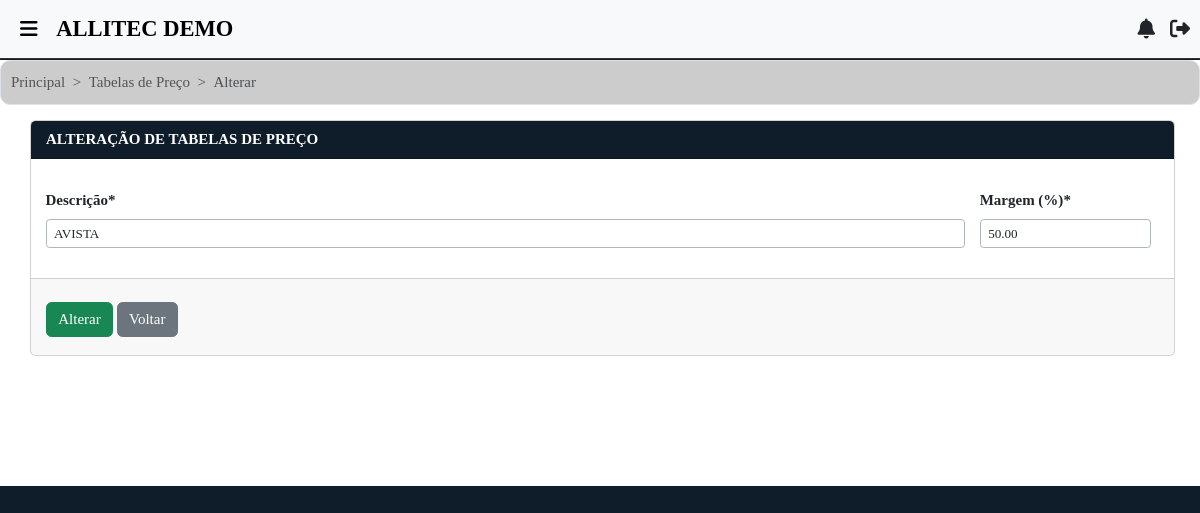
Page /tabelas_preco/att/1/ (signed in) on the committed database.
### filiais/models.py (models this page shows, shortened)
class Usuario(AbstractUser):
    empresa = models.ForeignKey(Empresa, on_delete=models.CASCADE, related_name="usuarios", null=True, blank=True)
    filial_user = models.ForeignKey(Filial, on_delete=models.SET_NULL, null=True, blank=True, related_name="usuarios")
    codigo_local = models.PositiveIntegerField(blank=True, null=True)
    gerar_senha_lib = models.BooleanField(default=False, verbose_name='Gerar Senha de Liberação')
    senha_liberacao = models.CharField(max_length=20, blank=True, null=True, verbose_name='Senha de Liberação')
    is_master = models.BooleanField(default=False)
    class Meta:
        unique_together = ('username', 'empresa')

class Filial(models.Model):
    situacao = models.CharField(
        max_length=10,
        verbose_name="Situação",
        choices=[
            ('Ativa', 'Ativa'),
            ('Inativa', 'Inativa')
        ]
    )
    layout_contrato = models.CharField(
        max_length=10,
        verbose_name="Layout Contrato",
        choices=[
            ('Layout 1', 'Layout 1'),
            ('Layout 2', 'Layout 2')
        ],
        default="Layout 1"
    )
    tp_chave = models.CharField(
        max_length=20,
        verbose_name="Tipo de Chave Pix",
        choices=[
            ('CPF', 'CPF'),
            ('CNPJ', 'CNPJ'),
            ('E-mail', 'E-mail'),
            ('Telefone', 'Telefone'),
            ('Chave Aleatória', 'Chave Aleatória')
        ]
    )
    chave_pix = models.CharField(
        max_length=100,
        verbose_name="Chave Pix"
    )
    banco_fil = models.ForeignKey('bancos.Banco', on_delete=models.CASCADE, null=True, blank=True)
    beneficiario = models.CharField(max_length=255, verbose_name='Nome Beneficiário')
    info_comp = models.TextField(default="Obrigado pela preferência!", blank=True)
    info_orcamento = models.TextField(default="*Caro cliente, caso você encontre um orçamento com valor inferior, podemos analisar o orçamento concorrente para fecharmos negócio.", blank=True)
    cnpj = models.CharField(max_length=20, verbose_name='CNPJ')
    ie = models.CharField(max_length=20, verbose_name='Inscrição Estadual')
    razao_social = models.CharField(max_length=100, verbose_name='Razão Social')
    fantasia = models.CharField(max_length=100, verbose_name='Fantasia')
    endereco = models.CharField(max_length=100, verbose_name='Endereço')
    cep = models.CharField(max_length=10, verbose_name='CEP')
    numero = models.CharField(max_length=10, verbose_name='Nº')
    bairro_fil = models.ForeignKey('bairros.Bairro', on_delete=models.SET_NULL, null=True)
    complem = models.CharField(max_length=20, verbose_name='Complemento', blank=True)
    cidade_fil = models.ForeignKey('cidades.Cidade', on_delete=models.SET_NULL, null=True)
    uf = models.ForeignKey('estados.Estado', on_delete=models.SET_NULL, null=True)
    tel = models.CharField(max_length=15, verbose_name='Fone')
    email = models.EmailField(max_length=40, verbose_name='E-mail')
    fantasia_normalizado = models.CharField(max_length=255, editable=False)
    logo = models.FileField(upload_to='logo/', null=True, blank=True, default='default_logo.png')
    vinc_emp = models.ForeignKey(Empresa, on_delete=models.CASCADE)
    dt_criacao = models.CharField(
        max_length=30,
        verbose_name='Data de Registro',
        default=data_hoje_formatada
    )
    dt_inativacao = models.CharField(max_length=30, verbose_name='Data de Inativação', blank=True, null=True)
    principal = models.BooleanField(default=False, verbose_name='Filial Principal')
    vinculada_a = models.ForeignKey('self', null=True, blank=True, on_delete=models.CASCADE, related_name='filiais_secundarias', verbose_name='Filial Vinculada à')
    class Meta:
        verbose_name_plural = "Filiais"

### tabelas_preco/models.py (models this page shows, shortened)
class TabelaPreco(models.Model):
    descricao = models.CharField(max_length=100, unique=True)
    margem = models.DecimalField(max_digits=12, decimal_places=2, default=0)
    vinc_emp = models.ForeignKey('empresas.Empresa', on_delete=models.CASCADE, null=True, blank=True)
    class Meta:
        verbose_name_plural = "Tabelas de Preço"

### tabelas_preco/views.py (the view)
# urls.py: path("att/<int:id>/", views.att_tabelas_preco, name='att-tabelas_preco'),
@login_required
def att_tabelas_preco(request, id):
    c = get_object_or_404(TabelaPreco, pk=id)
    form = TabelaPrecoForm(instance=c)
    if not request.user.has_perm('tabelas_preco.change_tabelapreco'):
        messages.info(request, 'Você não tem permissão para editar tabelas de preço.')
        return redirect('/tabelas_preco/lista/')
    if request.method == 'POST':
        form = TabelaPrecoForm(request.POST, instance=c)
        if form.is_valid():
            c.save()
            cid = str(c.id)
            messages.success(request, 'Tabela de Preço atualizada com sucesso!')
            return redirect('/tabelas_preco/lista/?tp=cod&s=' + cid)
        else:
            error_messages = []
            for field in form:
                if field.errors:
                    for error in field.errors:
                        error_messages.append(f"<i class='fa-solid fa-xmark'></i> Campo ({field.label}) é obrigatório!")
            return render(request, 'tabelas_preco/att.html', {'form': form, 'c': c, 'error_messages': error_messages})
    else:
        return render(request, 'tabelas_preco/att.html', {'form': form, 'c': c})

### tabelas_preco/forms.py
class TabelaPrecoForm(forms.ModelForm):
    descricao = forms.CharField(label='Descrição',
        widget=forms.TextInput(attrs={'class': 'form-control form-control-sm border-dark-subtle text-uppercase'}))
    margem = forms.DecimalField(
        label="Margem (%)",
        widget=forms.NumberInput(attrs={
            'class': 'form-control form-control-sm border-dark-subtle'
        })
    )
    class Meta:
        model = TabelaPreco
        fields = (
            'descricao', 'margem'
        )

### filiais/context_processors.py (called while the page is built)
def notificacoes(request):
    if request.user.is_authenticated:
        notificacoes = Notification.objects.filter(recipient=request.user, unread=True)
        return {'notificacoes': notificacoes}
    return {'notificacoes': []}

### templates/tabelas_preco/att.html (shortened to what this page needs)
{% extends 'base.html' %}
{% load static %}
{% load crispy_forms_tags %}
{% block content %}
<div class="container-fluid bg-white">
    <nav style="--bs-breadcrumb-divider: '>';" aria-label="breadcrumb">
        <ol class="breadcrumb">
            <li class="breadcrumb-item"><a href="{% url 'inicio' %}" id="item-naveg">Principal</a></li>
            <li class="breadcrumb-item"><a href="{% url 'lista-tabelas_preco' %}" id="item-naveg">Tabelas de Preço</a></li>
            <li class="breadcrumb-item active" aria-current="page">Alterar</li>
        </ol>
    </nav>
    <div class="formularios">
        <form method="POST" id="createForm" enctype="multipart/form-data">
            {% if form %}
                <div class="card">
                    <div class="card-header">
                        <span>
                            ALTERAÇÃO DE TABELAS DE PREÇO
                        </span>
                    </div>
                    <div class="card-body">
                        <div class="row g-3" style="margin-left: -8px;">
                            <div class="col-md-10">
                                {{ form.descricao|as_crispy_field }}
                            </div>
                            <div class="col-md-2">
                                {{ form.margem|as_crispy_field }}
                            </div>
                        </div>
                    </div>
                    <div class="card-footer">
                        <div class="base_botao">
                            <button type="button" class="btn btn-success botoes" data-bs-toggle="modal" data-bs-target="#staticBackdrop" id="openModalBtn">Alterar</button>
                            <a href="#" class="btn btn-secondary botoes" id="voltarBtn" style="margin-right: 10px;" data-bs-toggle="modal" data-bs-target="#loadingModal">Voltar</a>
                        </div>
                    </div>
                </div>
            {% endif %}
        </form>
    </div>
</div>
{% endblock %}

### templates/base.html (shortened to what this page needs)
<!doctype html>
{% load static %}
<html lang="pt-BR">
<head>
    <link href="https://cdn.jsdelivr.net/npm/bootstrap@5.3.2/dist/css/bootstrap.min.css" rel="stylesheet">
    <link href="https://cdn.jsdelivr.net/npm/select2@4.1.0-rc.0/dist/css/select2.min.css" rel="stylesheet" />
    <link rel="stylesheet" href="https://code.jquery.com/ui/1.14.1/themes/base/jquery-ui.css">
    <link rel="stylesheet" type="text/css" href="https://cdn.jsdelivr.net/npm/toastify-js/src/toastify.min.css">
    <link rel="stylesheet" href="{% static 'css/styles.css' %}">
</head>
<body>
    <div class="container-fluid">
        {% if user.is_authenticated %}
            <nav class="navbar fixed-top navbar-expand-lg bg-body-tertiary">
                <div class="container-fluid">
                    <div class="d-flex align-items-center">
                        <i class="navbar-brand fa-solid fa-bars"
                           style="margin-left: 20px; font-size: 20px;"
                           data-bs-toggle="offcanvas"
                           href="#offcanvasExample"
                           role="button"
                           aria-controls="offcanvasExample"></i>
                        {% if request.user.is_superuser %}
                            <a class="navbar-brand ms-1" href="{% url 'lista-empresas' %}" style="text-decoration: none;">
                                <div class="text-uppercase" style="font-size: 1.5rem; font-weight: bold;">
                                    ADMINISTRAÇÃO
                                </div>
                            </a>
                        {% else %}
                            <a class="navbar-brand ms-1" href="{% url 'inicio' %}" style="text-decoration: none;">
                                <div class="text-uppercase" style="font-size: 1.5rem; font-weight: bold;">
                                    {{ request.user.filial_user.fantasia }}
                                </div>
                            </a>
                        {% endif %}
                    </div>
                    <div class="d-flex align-items-center ms-auto" style="font-size: 20px; margin-right: 10px;">
                        <div class="nav-item dropdown">
                            <a class="nav-link" href="#" id="notificationsDropdown" role="button"
                               data-bs-toggle="dropdown" aria-expanded="false">
                                <i class="fas fa-bell"></i>
                            </a>
                        </div>
                        {% if request.user.is_superuser %}
                            <div class="nav-item ms-3">
                                <a class="nav-link" href="{% url 'logout-view-superuser' %}" title="Sair"
                                   onclick="showLoadingModal()">
                                    <i class="fa-solid fa-right-from-bracket"></i>
                                </a>
                            </div>
                        {% else %}
                            <div class="nav-item ms-3">
                                <a class="nav-link" href="{% url 'logout-view' %}" title="Sair"
                                   onclick="showLoadingModal()">
                                    <i class="fa-solid fa-right-from-bracket"></i>
                                </a>
                            </div>
                        {% endif %}
                    </div>
                </div>
            </nav>
        {% endif %}
    </div>
    {% block content %}{% endblock %}
</body>
</html>

### static/css/styles.css (style rules this page uses)
body, html { width: 100%; min-height: 100%; margin: 0; padding: 0; background: #0f1d2b; font-size: 15px; font-family: Times; overflow-x: hidden; overflow-y: auto; }
.card { margin-left: 10px; margin-right: 10px; margin-bottom: 130px; }
.container-fluid.bg-white { margin-top: 60px; }
label { font-weight: bold; }
@media (min-width: 769px) { .container-fluid.bg-white { overflow-y: auto; } }
.card-header { background-color: #0f1d2b; color: white; font-weight: bold; }
.container-fluid { padding: 0; height: auto; max-height: none; overflow-y: visible; }
.container-fluid .row { margin: 0; }
.navbar { border-bottom: 1px solid #333; margin-bottom: 20px; }
.navbar-brand { font-weight: bold; }
#item-naveg { text-decoration: none; color: #545454; }
.breadcrumb { background-color: #CCC; padding: 1%; }
.botoes { margin-bottom: 10px; }
.formularios { margin-left: 20px; margin-right: 15px; }
.base_botao { margin-top: 15px; }
html, body { max-width: 100%; overflow-x: hidden; }
.breadcrumb { border: 1px solid #dee2e6; border-radius: 10px; padding: 10px; }
* { scrollbar-width: thin; scrollbar-color: #0f1d2b #f1f1f1; }

### rows in the picture
Usuario: user.filial_user.fantasia "ALLITEC DEMO"
TabelaPreco: descricao "AVISTA", margem "50.00"
